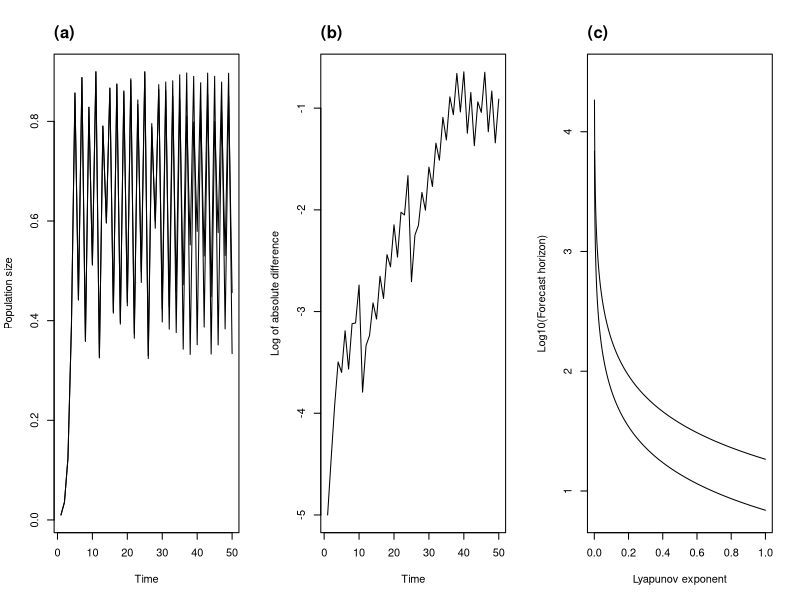

Recreate this plot in R.
## Code for box figure of Petchey et al, explaining the Lyapunov exponent
## Owen Petchey 1.12.14

## Plot three graphs
## 1. Two time series.
## 2. The absolute difference between these two time series.
## 3. Function relating forecast horizon with Lyapunov exponent.
                  
                  
## Use the logistic map
logistic <- function(r,n) r*n*(1-n)
get.iterate.logistic <- function(r,n0,tt){
  rez <- numeric(length=its)
  rez[1] <- n0
  ### iterate tt times
  for(i in 2:tt)
    rez[i] <- logistic(r,rez[i-1])
  rez
}
r <- 3.6 ## intrinsic growth rate
n0 <- 0.01 ## starting density of time series 1
e <- 1e-5 ## difference to starting density of time series 2
its <- 50 ## number of iterations
ts1 <- get.iterate.logistic(r,n0,its)                  
ts2 <- get.iterate.logistic(r,n0+e,its)

## Function relating forecast horizon to Lyapunov exponent
Tp <- function(le, Delta, delta) 1 / le * log(Delta / delta)      
le <- seq(0, 1, length=1000) ## the Lyapunov exponent
Delta <- 0.01 ## the accuracy threshold
delta <- 1e-10 ## the accuracy of the initial conditions

layout(matrix(1:3, 1, 3))

## Plot 1
plot(1:its, ts1, type="l", xlab="Time", ylab="Population size")
lines(1:its, ts2, type="l")
mtext(3, line=1,text="(a)", adj=0, font=2)

## Plot 2
plot(1:its, log10(abs(ts1-ts2)), type="l", ylab="Log of absolute difference", xlab="Time")      
mtext(3, line=1,text="(b)", adj=0, font=2)
                  
## Plot 3                  
plot(le, log10(Tp(le, Delta, delta)), type="l",
 ylim=c(0.8, 4.5),
 ylab="Log10(Forecast horizon)", xlab="Lyapunov exponent")  
delta <- 1e-5                  
lines(le, log10(Tp(le, Delta, delta)), type="l")  
mtext(3, line=1,text="(c)", adj=0, font=2)

                  
                  
                  
                  
                  
                  
                  
                  
                  
